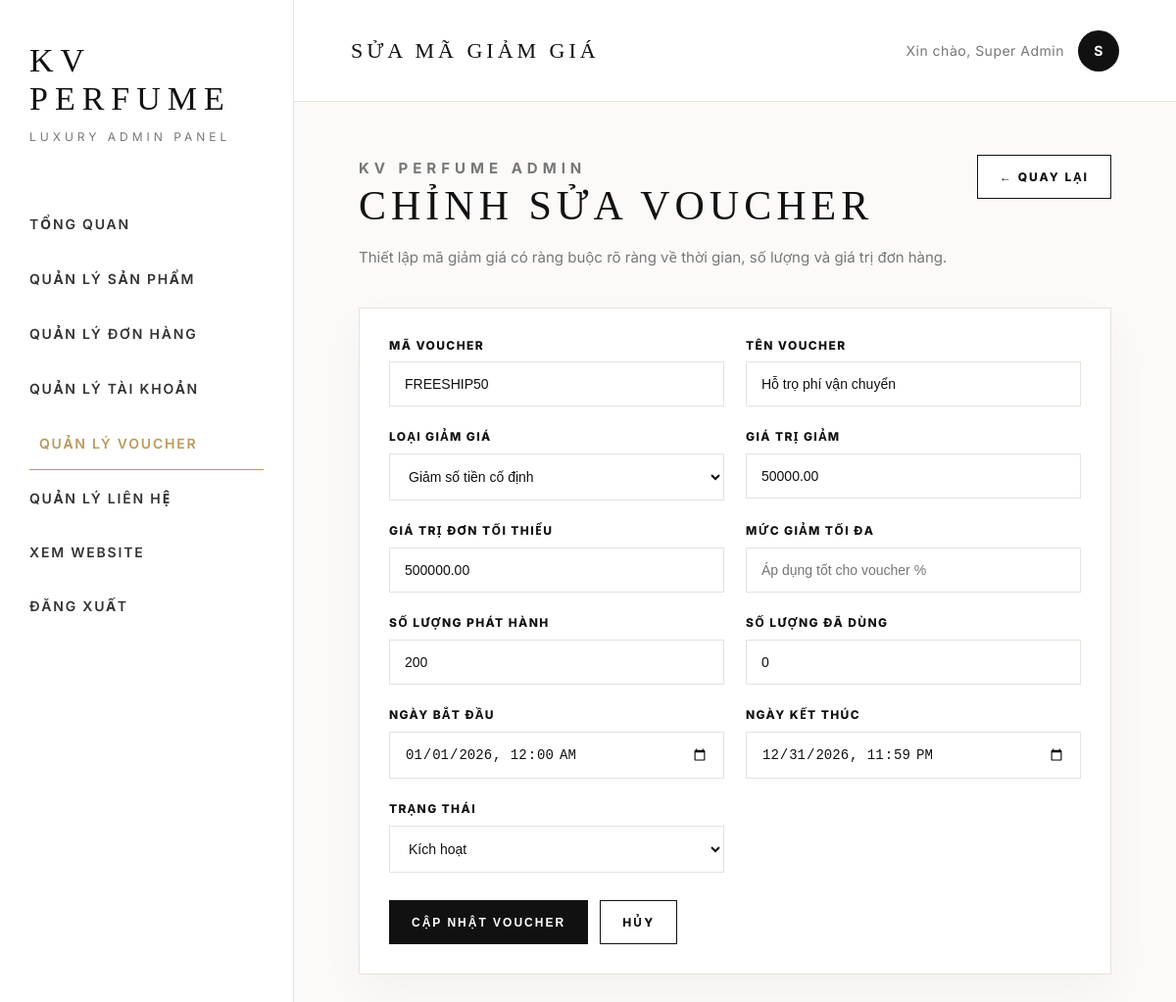
The page /?url=admin/voucher/edit/2 (signed in) on the database its author committed.
### tables this page shows
CREATE TABLE vouchers (
    id INT AUTO_INCREMENT PRIMARY KEY,
    code VARCHAR(50) NOT NULL UNIQUE,
    name VARCHAR(150) NOT NULL,
    discount_type ENUM('percent', 'fixed') NOT NULL,
    discount_value DECIMAL(12,2) NOT NULL,
    min_order_value DECIMAL(12,2) NOT NULL DEFAULT 0,
    max_discount DECIMAL(12,2),
    quantity INT NOT NULL DEFAULT 0,
    used_quantity INT NOT NULL DEFAULT 0,
    start_date DATETIME NOT NULL,
    end_date DATETIME NOT NULL,
    status TINYINT(1) NOT NULL DEFAULT 1,
    created_at DATETIME NOT NULL DEFAULT CURRENT_TIMESTAMP
);

### app/controller/admin/VoucherController.php (called while the page is built, shortened)
<?php
require_once __DIR__ . '/../../models/VoucherModel.php';
class VoucherController extends Controller
{
    private VoucherModel $voucherModel;
    public function __construct()
    {
        $this->voucherModel = new VoucherModel();
    }
    public function edit($id = null)
    {
        $id = (int)($id ?? $_GET['id'] ?? 0);
        $voucher = $this->voucherModel->getVoucherById($id);
        $errors = [];
        $this->renderAdmin('admin/voucher/form', [
            'title' => 'Sửa mã giảm giá',
            'mode' => 'edit',
            'voucher' => $voucher,
            'errors' => $errors
        ]);
    }
}

### core/app.php (called while the page is built, shortened)
<?php
class App
{
    protected $controller = 'HomeController';
    protected $action = 'index';
    public function __construct()
    {
        $url = $this->UrlProcess();
        $isAdmin = false;
        if (isset($url[0]) && strtolower($url[0]) === 'admin') {
            $isAdmin = true;
            unset($url[0]);
            $url = array_values($url);
        }
        if (isset($url[0]) && $url[0] !== '') {
            $controllerName = ucfirst($url[0]) . 'Controller';
            $controllerPath = $isAdmin
                ? './app/controller/admin/' . $controllerName . '.php'
                : './app/controller/Client/' . $controllerName . '.php';
            if (file_exists($controllerPath)) {
                $this->controller = $controllerName;
                unset($url[0]);
            } else {
                die('Không tìm thấy controller: ' . $controllerPath);
            }
        } else {
            $controllerPath = './app/controller/Client/' . $this->controller . '.php';
            if (file_exists($controllerPath)) {
                require_once $controllerPath;
            }
        }
        $this->controller = new $this->controller();
        if (isset($url[1])) {
            if (method_exists($this->controller, $url[1])) {
                $this->action = $url[1];
                unset($url[1]);
            }
        }
        $this->params = $url ? array_values($url) : [];
        call_user_func_array([$this->controller, $this->action], $this->params);
    }
    protected function UrlProcess()
    {
        if (isset($_GET['url'])) {
            return explode('/', filter_var(trim($_GET['url'], '/'), FILTER_SANITIZE_URL));
        }
        return [];
    }
}

### index.php (called while the page is built, shortened)
<?php
require_once __DIR__ . '/core/app.php';
$app = new App();

### app/models/Database.php (called while the page is built)
<?php
class Database
{
    private string $host = 'localhost';
    private string $dbname = 'kv_perfume';
    private string $username = 'root';
    private string $password = '';
    private string $charset = 'utf8mb4';
    private ?PDO $conn = null;
    public function connect(): PDO
    {
        if ($this->conn === null) {
            $dsn = "mysql:host={$this->host};dbname={$this->dbname};charset={$this->charset}";
            try {
                $this->conn = new PDO($dsn, $this->username, $this->password);
                $this->conn->setAttribute(PDO::ATTR_ERRMODE, PDO::ERRMODE_EXCEPTION);
                $this->conn->setAttribute(PDO::ATTR_DEFAULT_FETCH_MODE, PDO::FETCH_ASSOC);
                $this->conn->setAttribute(PDO::ATTR_EMULATE_PREPARES, false);
            } catch (PDOException $e) {
                die('Kết nối database thất bại: ' . $e->getMessage());
            }
        }
        return $this->conn;
    }
}

### app/models/XLdata.php (called while the page is built, shortened)
<?php
require_once __DIR__ . '/Database.php';
class XlData extends Database
{
    protected PDO $db;
    public function __construct()
    {
        $this->db = $this->connect();
    }
    public function readOne(string $sql, array $params = []): ?array
    {
        $stmt = $this->db->prepare($sql);
        $stmt->execute($params);
        $result = $stmt->fetch();
        return $result ?: null;
    }
}

### app/models/VoucherModel.php (called while the page is built, shortened)
<?php
require_once __DIR__ . '/XLdata.php';
class VoucherModel extends XlData
{
    public function getVoucherById($id)
    {
        return $this->readOne(
            "SELECT * FROM vouchers WHERE id = :id",
            ['id' => (int)$id]
        );
    }
}

### app/views/admin/voucher/form.php (the view, shortened to what this page needs)
<div class="admin-page">
    <div class="admin-page-header">
        <div>
            <p class="admin-eyebrow">KV PERFUME ADMIN</p>
            <h1><?php echo ($mode === 'create') ? 'Thêm voucher' : 'Chỉnh sửa voucher'; ?></h1>
            <p>Thiết lập mã giảm giá có ràng buộc rõ ràng về thời gian, số lượng và giá trị đơn hàng.</p>
        </div>
        <a class="admin-btn" href="?url=admin/voucher/index">← Quay lại</a>
    </div>
    <div class="admin-card">
        <form method="post" class="admin-form">
            <div class="admin-form-grid">
                <div class="form-group">
                    <label>Mã voucher</label>
                    <input type="text" name="code" required
                           placeholder="VD: WELCOME10"
                           value="<?php echo htmlspecialchars($voucher['code'] ?? ''); ?>">
                </div>
                <div class="form-group">
                    <label>Tên voucher</label>
                    <input type="text" name="name" required
                           placeholder="VD: Giảm 10% cho khách mới"
                           value="<?php echo htmlspecialchars($voucher['name'] ?? ''); ?>">
                </div>
                <div class="form-group">
                    <label>Loại giảm giá</label>
                    <select name="discount_type" required>
                        <option value="fixed" <?php echo (($voucher['discount_type'] ?? '') === 'fixed') ? 'selected' : ''; ?>>
                            Giảm số tiền cố định
                        </option>
                    </select>
                </div>
                <div class="form-group">
                    <label>Giá trị giảm</label>
                    <input type="number" name="discount_value" min="1" required
                           value="<?php echo htmlspecialchars($voucher['discount_value'] ?? ''); ?>">
                </div>
                <div class="form-group">
                    <label>Giá trị đơn tối thiểu</label>
                    <input type="number" name="min_order_value" min="0"
                           value="<?php echo htmlspecialchars($voucher['min_order_value'] ?? 0); ?>">
                </div>
                <div class="form-group">
                    <label>Mức giảm tối đa</label>
                    <input type="number" name="max_discount" min="0"
                           placeholder="Áp dụng tốt cho voucher %"
                           value="<?php echo htmlspecialchars($voucher['max_discount'] ?? ''); ?>">
                </div>
                <div class="form-group">
                    <label>Số lượng phát hành</label>
                    <input type="number" name="quantity" min="0" required
                           value="<?php echo htmlspecialchars($voucher['quantity'] ?? 0); ?>">
                </div>
                <div class="form-group">
                    <label>Số lượng đã dùng</label>
                    <input type="number" name="used_quantity" min="0"
                           value="<?php echo htmlspecialchars($voucher['used_quantity'] ?? 0); ?>">
                </div>
                <div class="form-group">
                    <label>Ngày bắt đầu</label>
                    <input type="datetime-local" name="start_date" required
                           value="<?php echo !empty($voucher['start_date']) ? date('Y-m-d\TH:i', strtotime($voucher['start_date'])) : ''; ?>">
                </div>
                <div class="form-group">
                    <label>Ngày kết thúc</label>
                    <input type="datetime-local" name="end_date" required
                           value="<?php echo !empty($voucher['end_date']) ? date('Y-m-d\TH:i', strtotime($voucher['end_date'])) : ''; ?>">
                </div>
                <div class="form-group">
                    <label>Trạng thái</label>
                    <select name="status">
                        <option value="1" <?php echo (($voucher['status'] ?? 1) == 1) ? 'selected' : ''; ?>>
                            Kích hoạt
                        </option>
                    </select>
                </div>
            </div>
            <div class="admin-form-actions">
                <button type="submit" class="admin-btn primary">
                    <?php echo ($mode === 'create') ? 'Thêm voucher' : 'Cập nhật voucher'; ?>
                </button>
                <a href="?url=admin/voucher/index" class="admin-btn">Hủy</a>
            </div>
        </form>
    </div>
</div>

### app/views/admin/Layouts/Header.php (style rules this page uses)
:root { --primary-black: #111111; --soft-black: #1f1f1f; --white: #ffffff; --ivory: #fbfaf8; --cream: #f6f2ec; --border: #e7e2dc; --muted: #777777; --gold: #b89b5e; --danger: #b42318; --success: #1f7a4d; --warning: #a66b00; --font-serif: "Playfair Display", Georgia, "Times New Roman", serif; --font-sans: "Inter", "Segoe UI", Arial, sans-serif; }
* { box-sizing: border-box; }
body { margin: 0; background: var(--white); color: var(--primary-black); font-family: var(--font-sans); }
a { color: inherit; text-decoration: none; }
.admin-page-header { margin-bottom: 38px; display: flex; justify-content: space-between; align-items: flex-start; gap: 30px; }
.admin-eyebrow { margin: 0 0 14px; color: var(--gold); font-size: 12px; font-weight: 700; letter-spacing: 5px; text-transform: uppercase; }
.admin-page-header h1 { margin: 0 0 14px; font-family: var(--font-serif); font-size: 42px; font-weight: 400; letter-spacing: 5px; text-transform: uppercase; line-height: 1.2; }
.admin-page-header p { margin: 0; max-width: 850px; color: var(--muted); line-height: 1.8; font-size: 15px; }
.admin-card, .admin-stat-card { background: var(--white); border: 1px solid var(--border); padding: 30px; margin-bottom: 28px; box-shadow: 0 18px 45px rgba(0,0,0,.035); }
.admin-btn { border: 1px solid var(--primary-black); background: var(--white); color: var(--primary-black); padding: 13px 22px; display: inline-flex; align-items: center; justify-content: center; gap: 8px; cursor: pointer; font-size: 12px; font-weight: 800; letter-spacing: 2px; text-transform: uppercase; transition: .22s ease; }
.admin-btn:hover, .admin-btn.primary { background: var(--primary-black); color: var(--white); }
.admin-form-grid { display: grid; grid-template-columns: repeat(2, 1fr); gap: 22px; }
.form-group { display: flex; flex-direction: column; gap: 9px; }
.form-group label { font-size: 12px; font-weight: 800; letter-spacing: 1.4px; text-transform: uppercase; }
.form-group input, .form-group select, .form-group textarea, .admin-small-select { width: 100%; padding: 14px 15px; border: 1px solid var(--border); background: var(--white); color: var(--primary-black); outline: none; font-size: 14px; }
.admin-form-actions { display: flex; gap: 12px; margin-top: 28px; }

### rows shown on the page
vouchers: code "FREESHIP50", name "Hỗ trọ phí vận chuyển", discount_type "Giảm số tiền cố định", discount_value "50000.00", min_order_value "500000.00", quantity "200", used_quantity "0", start_date "01/01/2026 00:00", end_date "12/31/2026 23:59", status "Kích hoạt"

### other values the page prints
$pageTitle "SỬA MÃ GIẢM GIÁ"
$adminName "Super Admin"
mb_substr($adminName, 0, 1, 'UTF-8') "S"
